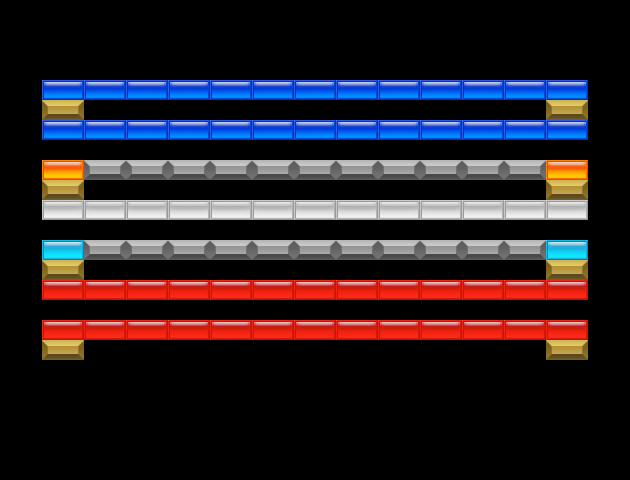

This game map was drawn from its Tiled (.tmx) file and the tilesets committed beside it. A one-line description and the trimmed map source follow:
An orthogonal 15x24 tile map with 42x20 px tiles, 10 tile layers (red, yellow, blue, green, ...).

<map version="1.5" tiledversion="1.7.2" orientation="orthogonal" renderorder="left-down" width="15" height="24" tilewidth="42" tileheight="20" infinite="0" nextlayerid="12" nextobjectid="1">
 <tileset firstgid="1" name="sprites" tilewidth="42" tileheight="20" spacing="16" tilecount="420" columns="15">
  <image source="sprites/sprites.png" width="880" height="1024" />
 </tileset>
 <layer id="1" name="red" width="15" height="24">
  <data>[360 cells, 26 non-empty, 1 distinct tile ids]</data>
 </layer>
 <layer id="2" name="yellow" width="15" height="24">
  <data>[360 cells, 0 non-empty, 0 distinct tile ids]</data>
 </layer>
 <layer id="3" name="blue" width="15" height="24">
  <data>[360 cells, 26 non-empty, 1 distinct tile ids]</data>
 </layer>
 <layer id="5" name="green" width="15" height="24">
  <data>[360 cells, 0 non-empty, 0 distinct tile ids]</data>
 </layer>
 <layer id="9" name="white" width="15" height="24">
  <data>[360 cells, 13 non-empty, 1 distinct tile ids]</data>
 </layer>
 <layer id="10" name="orange" width="15" height="24">
  <data>[360 cells, 2 non-empty, 1 distinct tile ids]</data>
 </layer>
 <layer id="11" name="cyan" width="15" height="24">
  <data>[360 cells, 2 non-empty, 1 distinct tile ids]</data>
 </layer>
 <layer id="6" name="silver" width="15" height="24">
  <data>[360 cells, 22 non-empty, 1 distinct tile ids]</data>
 </layer>
 <layer id="7" name="gold" width="15" height="24">
  <data>[360 cells, 8 non-empty, 1 distinct tile ids]</data>
 </layer>
 <layer id="8" name="magenta" width="15" height="24">
  <data>[360 cells, 0 non-empty, 0 distinct tile ids]</data>
 </layer>
</map>
